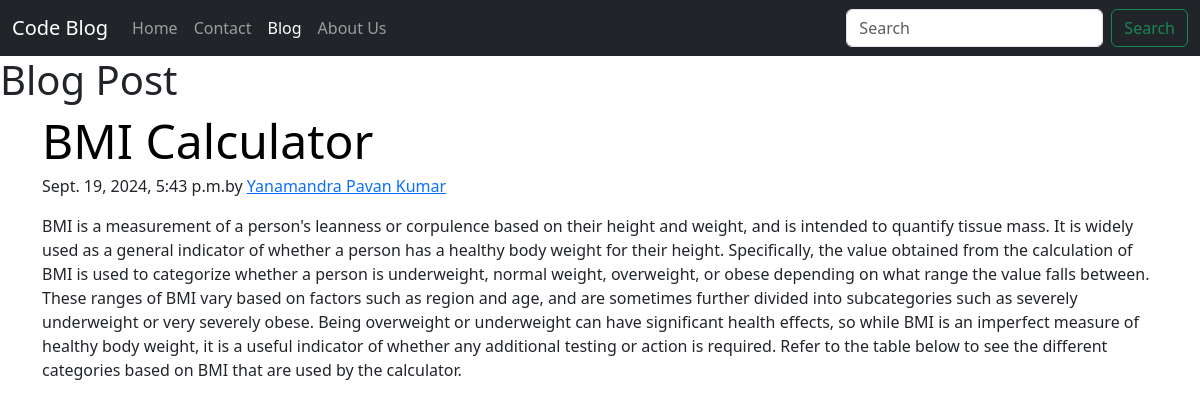
/blog/bmi, run on the app's committed database.
### blog/models.py (models this page shows, shortened)
class Post(models.Model):
    sno = models.AutoField(primary_key=True)
    title = models.CharField(max_length=50)
    content = models.TextField()
    author = models.CharField(max_length=50)
    slug = models.CharField(max_length=50)
    timeStamp = models.DateTimeField(blank=True)

### blog/views.py (the view)
# urls.py: path('<str:slug>', views.blogpost , name='blogpost'),
def blogpost(request, slug):
    post = Post.objects.filter(slug=slug).first()
    context = {'post' : post }
    return render(request,'blog/blogpost.html',context)

### templates/blog/blogpost.html (shortened to what this page needs)
{% extends 'home/base.html'%}
    {% block name %}
    Blog Post
{% endblock %}
{% block blogactive %}
    active
{% endblock %}
{% block body %}
<article class="container">
      <h2 class="display-5 link-body-emphasis mb-1">{{post.title}}</h2>
      <p class="blog-post-meta">{{post.timeStamp}}by <a href="/about">{{post.author}}</a></p>
      <p>{{post.content}}</p>
{% endblock %}

### data on the page
Post: title "BMI Calculator", author "Yanamandra Pavan Kumar", content "BMI is a measurement of a person's leanness or corpulence based on their height and weight, and is intended to quantify tissue mass. It is widely used as a general indicator of whether a person has a healthy body weight for their height. Specifically, the value obtained from the calculation of BMI is used to categorize whether a person is underweight, normal weight, overweight, or obese depending on what range the value falls between. These ranges of BMI vary based on factors such as region and age, and are sometimes further divided into subcategories such as severely underweight or very severely obese. Being overweight or underweight can have significant health effects, so while BMI is an…"

### other printed values
{{ post.timeStamp }} "Sept. 19, 2024, 5:43 p.m."
